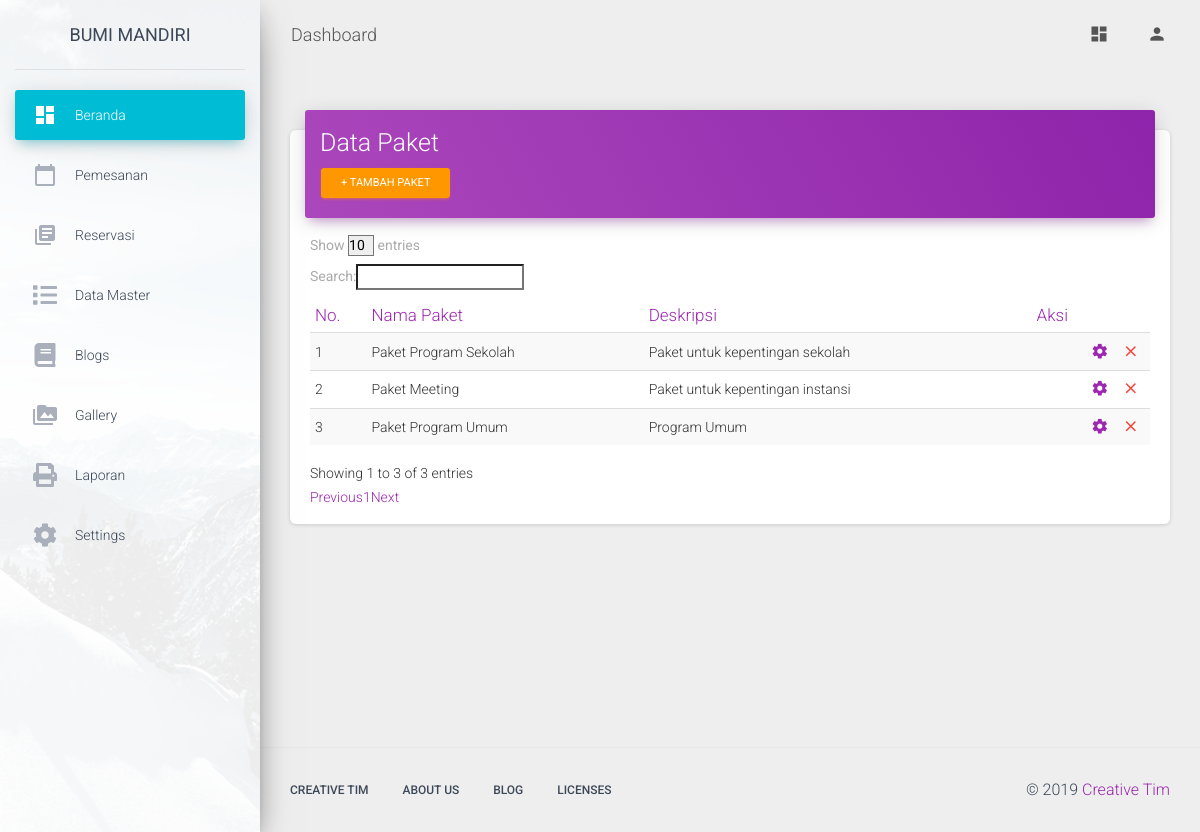
Page /index.php/admin/data_paket on the committed database.
### tables this page shows
CREATE TABLE IF NOT EXISTS `paket_jenis` (
  `id` int(11) NOT NULL AUTO_INCREMENT,
  `nama_paket` varchar(30) NOT NULL,
  `deskripsi` varchar(80) NOT NULL,
  PRIMARY KEY (`id`)
);

### application/controllers/Admin.php (called while the page is built, shortened)
<?php
class Admin extends CI_Controller {
	function __construct(){
		$this->load->helper('url');
		$this->load->model('Admin_model');
		$this->load->model('Paket_model');
		$this->load->model('Reservasi_model');
		$this->load->model('Pemesanan');
	}
	public function data_paket()
	{
		$data=array('res'=>$this->Paket_model->get_paket());
		$this->load->view('admin/template/head');
		$this->load->view('admin/template/sidebar');
		$this->load->view('admin/paket', $data);
		$this->load->view('admin/template/foot');
	}
}

### index.php (called while the page is built, shortened)
<?php
require_once BASEPATH.'core/CodeIgniter.php';

### application/models/Paket_model.php (called while the page is built, shortened)
<?php
class Paket_model extends CI_Model {
	function get_paket(){
		$result=$this->db->query("SELECT * FROM paket_jenis");
        return $result;
	}
}

### application/views/admin/paket.php (the view, shortened to what this page needs)
<!DOCTYPE html>
<html lang="en">
    <div class="main-panel">
      <nav class="navbar navbar-expand-lg navbar-transparent navbar-absolute fixed-top ">
        <div class="container-fluid">
          <div class="navbar-wrapper">
            <a class="navbar-brand" href="#pablo">Dashboard</a>
          </div>
          <div class="collapse navbar-collapse justify-content-end">
            <ul class="navbar-nav">
              <li class="nav-item">
                <a class="nav-link" href="#pablo">
                  <i class="material-icons">dashboard</i>
                </a>
              </li>
              <li class="nav-item dropdown">
                <a class="nav-link" href="#pablo" id="navbarDropdownProfile" data-toggle="dropdown" aria-haspopup="true" aria-expanded="false">
                  <i class="material-icons">person</i>
                </a>
              </li>
            </ul>
          </div>
        </div>
      </nav>
      <div class="content">
        <div class="container-fluid">
          <div class="">
              <div class="card">
                <div class="card-header card-header-primary">
                  <h3 class="card-title">Data Paket</h3>
                  <a href="<?php echo base_url() ?>admin/tambah_paket" class="btn btn-warning btn-sm">+ Tambah Paket</a>
                </div>
                <div class="card-body table-responsive">
                  <table id="myTable" class="table table-hover  table-striped">
                    <thead class="text-primary">
                      <th>No.</th>
                      <th>Nama Paket</th>
                      <th>Deskripsi</th>
                      <th>Aksi</th>
                    </thead>
                    <tbody><?php $no=1; ?><?php foreach ($res->result() as $post): ?>
                      <tr>
                        <td><?php echo $no++; ?></td>
                        <td><?php echo $post->nama_paket  ?></td>
                        <td><?php echo $post->deskripsi  ?></td>
                        <td class="td-actions text-right">
                              <a href="<?php echo base_url() ?>Admin/ubah_paket/<?php echo $post->id  ?>" rel="tooltip" title="Edit Task" class="btn btn-primary btn-link btn-sm">
                                <i class="material-icons">settings</i>
                              </a>
                              <button type="button" rel="tooltip" title="Remove" class="btn btn-danger btn-link btn-sm">
                                <i class="material-icons">close</i>
                              </button>
                            </td>
                      </tr>
                    <?php endforeach; ?></tbody>
                  </table>
                </div>
              </div>
            </div>
        </div>
      </div>
      <footer class="footer">
        <div class="container-fluid">
          <nav class="float-left">
            <ul>
              <li>
                <a href="https://www.creative-tim.com">
                  Creative Tim
                </a>
              </li>
              <li>
                <a href="https://creative-tim.com/presentation">
                  About Us
                </a>
              </li>
              <li>
                <a href="http://blog.creative-tim.com">
                  Blog
                </a>
              </li>
              <li>
                <a href="https://www.creative-tim.com/license">
                  Licenses
                </a>
              </li>
            </ul>
          </nav>
          <div class="copyright float-right">
            &copy;
            <a href="https://www.creative-tim.com" target="_blank">Creative Tim</a>
          </div>
        </div>
      </footer>
    </div>
  </div>

### rows in the picture
paket_jenis: nama_paket "Paket Program Sekolah", deskripsi "Paket untuk kepentingan sekolah"
paket_jenis: nama_paket "Paket Meeting", deskripsi "Paket untuk kepentingan instansi"
paket_jenis: nama_paket "Paket Program Umum", deskripsi "Program Umum"
